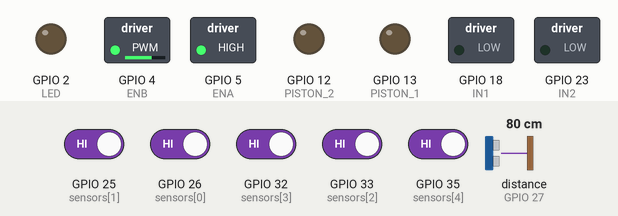
Simulated run of this sketch. Board: ESP32. On the bench: switched loads named in the sketch (green lamp = pin HIGH), output pins drawn as LEDs (lit = HIGH). Wiring (inferred from the names in the program): ultrasonic range finder: trigger GPIO 14; echo GPIO 27. The inputs (shaded band) are chosen by the test bench; at power-on: GPIO 25 (sensors[1]), GPIO 26 (sensors[0]), GPIO 32 (sensors[3]), GPIO 33 (sensors[2]), GPIO 35 (sensors[4]) HIGH, distance to the obstacle (sensor on GPIO 27) 80 cm. The echo pulse lasts 58.3 µs per cm; pins used as bus, display or sensor lines are not drawn; what the sketch prints to the serial monitor is not drawn.

Above: at 11.2 s.
11.3 s: distance to the obstacle (sensor on GPIO 27) set to 24 cm
14.3 s: distance to the obstacle (sensor on GPIO 27) set to 19 cm
At 17.4 s:
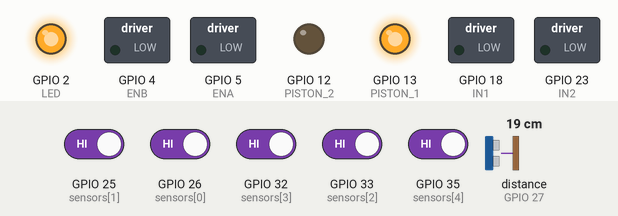
20.3 s: GPIO 25 (sensors[1]) driven LOW
At 23.1 s:
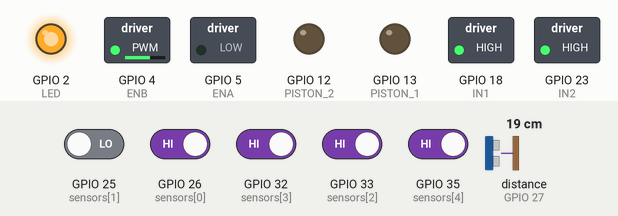
23.3 s: GPIO 32 (sensors[3]) driven LOW
At 24.8 s:
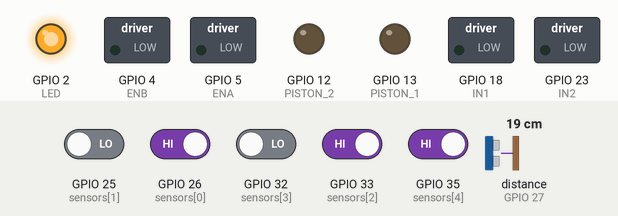
Timing chart, 0 to 29.8 s (numbered marks = the images above; inputs shaded):
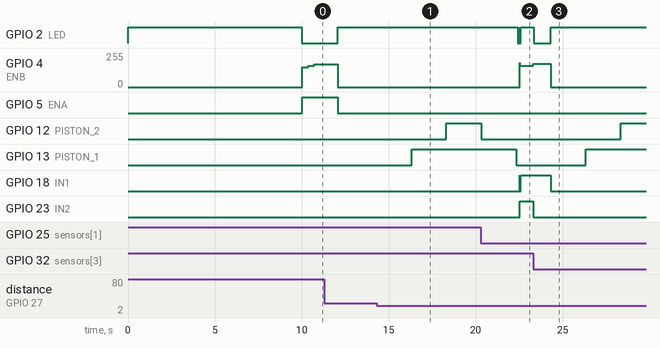

The sketch:

Warehouse_Bot.ino
```cpp
#include <Arduino.h>

// ================= PIN DEFINITIONS =================

// --- L298N Motor Driver ---
#define ENA 5  // Left Motor PWM

#define IN1 18
#define IN2 23
#define ENB 4   // Right Motor PWM
#define IN3 18
#define IN4 5

// --- IR Array (5 sensors) ---
#define NUM_SENSORS 5
int sensors[NUM_SENSORS] = {26, 25, 33, 32, 35};  // S1 → S5 connections

// --- HC-SR04 Ultrasonic Sensor ---
#define TRIG_PIN 14
#define ECHO_PIN 27

// --- LED indicator ---
#define LED 2  // Built-in LED or external

// --- Piston Control Pins ---
#define PISTON_1 13   // First piston control
#define PISTON_2 12   // Second piston control

// ================= ULTRASONIC SENSOR SETTINGS =================
#define SLOT_DISTANCE 20.0  // Slot detection at 15cm distance
#define DISTANCE_TOLERANCE 2.0  // ±2cm tolerance for slots

// ================= OPTIMIZED PID VARIABLES =================
float Kp = 12.0;   // Increased for stronger correction
float Ki = 0.0;
float Kd = 3.0;    // Increased derivative for better damping

float error = 0, previous_error = 0, integral = 0;
float PID_Value = 0;
int base_speed = 175;  // Reduced for better control

// Optimized sensor weights for center-line tracking
int weights[NUM_SENSORS] = {-6, -3, 0, 3, 6};  // Balanced weights

// Global variables for advanced turn handling
bool lineDetected = true;
unsigned long lineLostTime = 0;
const unsigned long LINE_LOST_TIMEOUT = 2000;
bool inSharpTurn = false;
int consecutiveSharpTurns = 0;
int searchDirection = 0;
int searchIntensity = 0;

// ================= SLOT DETECTION MANAGEMENT =================
bool pistonSequenceActive = false;
int pistonSequenceStep = 0;
unsigned long pistonStepStartTime = 0;
unsigned long lastSlotDetection = 0;
const unsigned long SLOT_COOLDOWN = 10000; // 10 seconds between slot detections

// Ultrasonic debugging
unsigned long lastUltrasonicPrint = 0;
const unsigned long ULTRASONIC_PRINT_INTERVAL = 500; // Print every 500ms

// ================= SETUP =================
void setup() {
  Serial.begin(115200);

  // --- Motor driver pins ---
  pinMode(IN1, OUTPUT);
  pinMode(IN2, OUTPUT);
  pinMode(IN3, OUTPUT);
  pinMode(IN4, OUTPUT);

  // --- LED indicator ---
  pinMode(LED, OUTPUT);

  // --- IR sensors ---
  for (int i = 0; i < NUM_SENSORS; i++)
    pinMode(sensors[i], INPUT);

  // --- Ultrasonic sensor pins ---
  pinMode(TRIG_PIN, OUTPUT);
  pinMode(ECHO_PIN, INPUT);
  digitalWrite(TRIG_PIN, LOW);

  // --- Piston control pins ---
  pinMode(PISTON_1, OUTPUT);
  pinMode(PISTON_2, OUTPUT);

  // Initialize pistons to OFF state
  digitalWrite(PISTON_1, LOW);
  digitalWrite(PISTON_2, LOW);

  // --- PWM setup (new API) ---
  ledcAttach(ENA, 5000, 8);
  ledcAttach(ENB, 5000, 8);

  Serial.println("=== ROBOT SYSTEM INITIALIZED ===");
  Serial.println("Line Following + MULTIPLE SLOT DETECTION");
  Serial.print("Slot Detection: ");
  Serial.print(SLOT_DISTANCE);
  Serial.println(" cm range");
  Serial.println("================================");

  digitalWrite(LED, HIGH);
  delay(10000);  // Wait 10 seconds before start
  digitalWrite(LED, LOW);

  Serial.println("STARTING LINE FOLLOWING...");
}

// ================= ULTRASONIC SENSOR FUNCTIONS =================
float getDistance() {
  digitalWrite(TRIG_PIN, LOW);
  delayMicroseconds(2);
  digitalWrite(TRIG_PIN, HIGH);
  delayMicroseconds(10);
  digitalWrite(TRIG_PIN, LOW);

  long duration = pulseIn(ECHO_PIN, HIGH, 30000);

  if (duration == 0) {
    return -1;
  }

  float distance = (duration * 0.0343) / 2.0;
  return distance;
}

bool checkSlotDetection() {
  // Don't check for new slots while piston sequence is active
  if (pistonSequenceActive) {
    return false;
  }

  // Cooldown period to prevent multiple rapid detections
  unsigned long currentTime = millis();
  if (currentTime - lastSlotDetection < SLOT_COOLDOWN) {
    return false;
  }

  float distance = getDistance();

  // Check for valid distance reading
  if (distance <= 0 || distance > 100) {
    return false;
  }

  // Print distance status periodically
  if (currentTime - lastUltrasonicPrint > ULTRASONIC_PRINT_INTERVAL) {
    Serial.print("ULTRASONIC: Distance = ");
    Serial.print(distance);
    Serial.print(" cm | Slot Range = ");
    Serial.print(SLOT_DISTANCE);
    Serial.print("±");
    Serial.print(DISTANCE_TOLERANCE);
    Serial.print(" cm | ");

    if (abs(distance - SLOT_DISTANCE) <= DISTANCE_TOLERANCE) {
      Serial.println("🎯 SLOT DETECTED!");
    } else {
      Serial.println("Searching for slots...");
    }

    lastUltrasonicPrint = currentTime;
  }

  // Check for slot detection: 15cm ± tolerance
  if (abs(distance - SLOT_DISTANCE) <= DISTANCE_TOLERANCE) {
    Serial.println("=== SLOT DETECTED ===");
    Serial.print("🎯 Slot at: ");
    Serial.print(distance);
    Serial.print(" cm (Target: ");
    Serial.print(SLOT_DISTANCE);
    Serial.println(" cm)");
    lastSlotDetection = currentTime;
    return true;
  }

  return false;
}

// ================= PISTON SEQUENCE MANAGEMENT =================
void startPistonSequence() {
  pistonSequenceActive = true;
  pistonSequenceStep = 0;
  pistonStepStartTime = millis();

  Serial.println("=== STARTING PISTON SEQUENCE ===");
  stopMotors(); // Stop when slot is detected
  digitalWrite(LED, HIGH);
}

void executePistonSequence() {
  unsigned long currentTime = millis();
  unsigned long stepElapsedTime = currentTime - pistonStepStartTime;

  switch (pistonSequenceStep) {
    case 0: // Step 0: Wait 2 seconds then activate Piston 1
      if (stepElapsedTime >= 2000) {
        digitalWrite(PISTON_1, HIGH);
        Serial.println("PISTON: Piston 1 ACTIVATED (Pin 13 HIGH)");
        pistonSequenceStep = 1;
        pistonStepStartTime = currentTime;
      }
      break;

    case 1: // Step 1: Wait 2 seconds then activate Piston 2
      if (stepElapsedTime >= 2000) {
        digitalWrite(PISTON_2, HIGH);
        Serial.println("PISTON: Piston 2 ACTIVATED (Pin 12 HIGH)");
        pistonSequenceStep = 2;
        pistonStepStartTime = currentTime;
      }
      break;

    case 2: // Step 2: Wait 2 seconds then deactivate Piston 2
      if (stepElapsedTime >= 2000) {
        digitalWrite(PISTON_2, LOW);
        Serial.println("PISTON: Piston 2 DEACTIVATED (Pin 12 LOW)");
        pistonSequenceStep = 3;
        pistonStepStartTime = currentTime;
      }
      break;

    case 3: // Step 3: Wait 2 seconds then deactivate Piston 1
      if (stepElapsedTime >= 2000) {
        digitalWrite(PISTON_1, LOW);
        Serial.println("PISTON: Piston 1 DEACTIVATED (Pin 13 LOW)");
        pistonSequenceStep = 4;
        pistonStepStartTime = currentTime;
      }
      break;

    case 4: // Step 4: Sequence completed - resume line following
      pistonSequenceActive = false;
      digitalWrite(LED, LOW);

      Serial.println("=== PISTON SEQUENCE COMPLETED ===");
      Serial.println("Resuming line following...");
      break;
  }
}

// ================= LINE FOLLOWING FUNCTIONS =================
float computeLineError() {
  int sum = 0, activeCount = 0;
  int sensorReadings[NUM_SENSORS] = {0};

  for (int i = 0; i < NUM_SENSORS; i++) {
    int val = digitalRead(sensors[i]);
    val = !val; // Invert: black = 1, white = 0
    sensorReadings[i] = val;
    sum += val * weights[i];
    activeCount += val;
  }

  // Prioritize center sensor for stability
  if (sensorReadings[2] == 1 && activeCount > 1) {
    sum = sum * 0.7; // Smoothing
  }

  if (activeCount == 0) {
    lineDetected = false;
    if (lineLostTime == 0) {
      lineLostTime = millis();
    }
    return 0;
  } else {
    lineDetected = true;
    lineLostTime = 0;
    searchDirection = 0;
    searchIntensity = 0;
  }

  return (float)sum / activeCount;
}

void performLineSearch() {
  int sensorReadings[NUM_SENSORS] = {0};
  int leftSensors = 0, rightSensors = 0;
  int centerSensor = 0;

  for (int i = 0; i < NUM_SENSORS; i++) {
    int val = digitalRead(sensors[i]);
    sensorReadings[i] = !val;
  }

  leftSensors = sensorReadings[0] + sensorReadings[1];
  rightSensors = sensorReadings[3] + sensorReadings[4];
  centerSensor = sensorReadings[2];

  if (centerSensor == 1) {
    setMotorSpeeds(100, 100);
    searchDirection = 0;
    return;
  }

  if (leftSensors > 0 && rightSensors == 0) {
    setMotorSpeeds(-150, 200);
    searchDirection = -1;
    searchIntensity++;
  }
  else if (rightSensors > 0 && leftSensors == 0) {
    setMotorSpeeds(200, -150);
    searchDirection = 1;
    searchIntensity++;
  }
  else if (leftSensors > 0 && rightSensors > 0) {
    setMotorSpeeds(80, 80);
    searchDirection = 0;
  }
  else {
    if (searchDirection == 0) {
      if (previous_error < 0) {
        searchDirection = -1;
      } else {
        searchDirection = 1;
      }
    }

    if (searchIntensity < 3) {
      if (searchDirection == -1) {
        setMotorSpeeds(-150, 180);
      } else {
        setMotorSpeeds(180, -150);
      }
    } else if (searchIntensity < 6) {
      if (searchDirection == -1) {
        setMotorSpeeds(-160, 190);
      } else {
        setMotorSpeeds(190, -160);
      }
    } else {
      if (searchDirection == -1) {
        setMotorSpeeds(-170, 200);
      } else {
        setMotorSpeeds(200, -170);
      }
    }
    searchIntensity++;
  }
}

void followLinePID() {
  float lineError = computeLineError();

  if (!lineDetected) {
    if (lineLostTime > 0 && (millis() - lineLostTime) > LINE_LOST_TIMEOUT) {
      Serial.println("LINE FOLLOWING: TIMEOUT - STOPPING MOTORS!");
      stopMotors();
      digitalWrite(LED, HIGH);
      return;
    }

    performLineSearch();
    delay(100);
    return;
  }

  digitalWrite(LED, LOW);
  error = lineError;

  bool centerOnLine = !digitalRead(sensors[2]);

  if (abs(error) > 2.0) {
    inSharpTurn = true;
    consecutiveSharpTurns++;
    digitalWrite(LED, HIGH);
  } else {
    inSharpTurn = false;
    consecutiveSharpTurns = 0;
    digitalWrite(LED, LOW);
  }

  integral += error;
  integral = constrain(integral, -30, 30);

  float derivative = error - previous_error;
  PID_Value = (Kp * error) + (Ki * integral) + (Kd * derivative);
  previous_error = error;

  int leftSpeed, rightSpeed;

  if (centerOnLine && abs(error) < 1.0) {
    leftSpeed = base_speed + (PID_Value * 0.5);
    rightSpeed = base_speed - (PID_Value * 0.5);
  }
  else if (inSharpTurn && consecutiveSharpTurns > 1) {
    if (error > 0) {
      leftSpeed = 200;
      rightSpeed = -160;
    } else {
      leftSpeed = -160;
      rightSpeed = 200;
    }
  }
  else if (inSharpTurn) {
    float boostFactor = 2.0;
    int turn_base_speed = base_speed * 0.8;
    leftSpeed = turn_base_speed + (PID_Value * boostFactor);
    rightSpeed = turn_base_speed - (PID_Value * boostFactor);
  }
  else {
    leftSpeed = base_speed + PID_Value;
    rightSpeed = base_speed - PID_Value;
  }

  if (abs(error) > 1.5) {
    float speedReduction = 0.8;
    leftSpeed = leftSpeed * speedReduction;
    rightSpeed = rightSpeed * speedReduction;
  }

  if (abs(leftSpeed) < 50 && leftSpeed != 0) leftSpeed = (leftSpeed > 0) ? 50 : -50;
  if (abs(rightSpeed) < 50 && rightSpeed != 0) rightSpeed = (rightSpeed > 0) ? 50 : -50;

  leftSpeed = constrain(leftSpeed, -255, 255);
  rightSpeed = constrain(rightSpeed, -255, 255);

  setMotorSpeeds(leftSpeed, rightSpeed);
}

// ================= MOTOR CONTROL =================
void setMotorSpeeds(int leftSpeed, int rightSpeed) {
  if (leftSpeed >= 0) {
    digitalWrite(IN1, HIGH);
    digitalWrite(IN2, LOW);
  } else {
    digitalWrite(IN1, LOW);
    digitalWrite(IN2, HIGH);
    leftSpeed = -leftSpeed;
  }
  ledcWrite(ENA, constrain(leftSpeed, 0, 255));

  if (rightSpeed >= 0) {
    digitalWrite(IN3, HIGH);
    digitalWrite(IN4, LOW);
  } else {
    digitalWrite(IN3, LOW);
    digitalWrite(IN4, HIGH);
    rightSpeed = -rightSpeed;
  }
  ledcWrite(ENB, constrain(rightSpeed, 0, 255));
}

void stopMotors() {
  digitalWrite(IN1, LOW);
  digitalWrite(IN2, LOW);
  digitalWrite(IN3, LOW);
  digitalWrite(IN4, LOW);
  ledcWrite(ENA, 0);
  ledcWrite(ENB, 0);
}

// ================= MAIN LOOP =================
void loop() {
  // If piston sequence is active, handle that first
  if (pistonSequenceActive) {
    executePistonSequence();
    delay(100);
    return;
  }

  // Check for slot detection if not in piston sequence
  if (checkSlotDetection()) {
    Serial.println("=== PROCESSING SLOT ===");
    // Start the piston sequence
    startPistonSequence();
  } else {
    // No slot detected - follow line normally
    followLinePID();
  }

  delay(10);
}
```

Measured:
- the behaviour switches between 22 and 21 cm on distance to the obstacle (sensor on GPIO 27) (found by bisection; images 0 and 1)
- after the input at 14.3 s, GPIO 12 (PISTON_2): LOW → HIGH after 4.0 s; GPIO 13 (PISTON_1): LOW → HIGH after 2.0 s
- after the input at 20.3 s, GPIO 4 (ENB): 0/255 → 159/255 after 2.2 s; GPIO 18 (IN1): LOW → HIGH after 2.2 s, → LOW 0.02 s later, → HIGH 0.04 s later; GPIO 23 (IN2): LOW → HIGH after 2.2 s
- after the input at 23.3 s, GPIO 2 (LED): HIGH → LOW at once, → HIGH 0.98 s later; GPIO 4 (ENB): 159/255 → 174/255 at once, → 0/255 1.0 s later; GPIO 23 (IN2): HIGH → LOW after 0.00 s instead of 1.0 s
